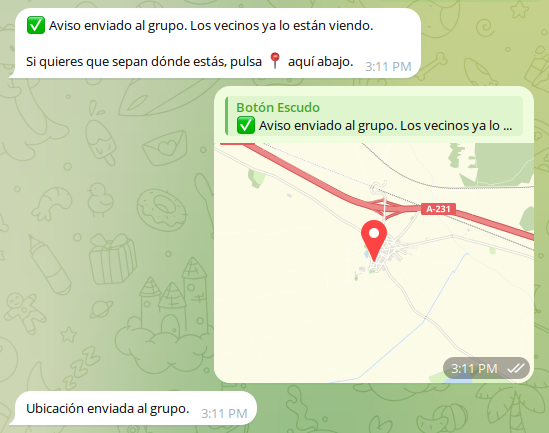
#> input picture graphics/screenshots/telegram/bot-confirmacion.png, 549 x 433 px, given in place of base-fuego.png, which was not available
$ python compose.py
#> lines starting #> are read from the running program, lines starting #| are printed output that depends on the picture; after the words box and inside, x2 and y2 are one past the last pixel; in counts of white or black regions, pixels touching at a corner belong together; pictures that were not available may be replaced by others from this repository, and a replacement may not be noted
#> (reads graphics/photos-mockups/telegram/mockups.json from the repository)
#!/usr/bin/env python3
"""Composite the real Telegram captures onto the phones in the generated scenes.

The scenes in `base-*.png` were generated with a deliberately blank white phone
screen (see mockups.json for the prompts). This script finds that white
rectangle, builds a phone-shaped screen out of the *actual* screenshots in
`graphics/screenshots/telegram/`, and warps it into place.

Doing it this way rather than asking the image model to draw the interface is
the whole point: what you see on the phone is the software as it really is,
down to the wording. A generated interface would be plausible-looking fiction,
and this is a page about a system people are being asked to trust.

Usage:
  python3 compose.py            build every scene in mockups.json
  python3 compose.py --debug    also write *-debug.png marking the detected screen

Needs pillow + numpy (scratch venv, not system-wide).
"""
import argparse
import json
import os

import numpy as np
from PIL import Image

HERE = os.path.dirname(os.path.abspath(__file__))
GRAPHICS = os.path.dirname(os.path.dirname(HERE))
SHOTS = os.path.join(GRAPHICS, "screenshots", "telegram")

# Telegram's own chrome colours, sampled from the captures.
HEADER_BG = (255, 255, 255)
INPUT_BG = (255, 255, 255)
TINTA = (34, 32, 28)
PIEDRA = (107, 119, 112)


def load_shot(name):
    return Image.open(os.path.join(SHOTS, f"{name}.png")).convert("RGB")


# [70 lines left out: functions build_screen, build_header, not called in this run]


def find_screen_quad(photo):
    """Locate the blank white phone screen and return its four corners."""
    arr = np.asarray(photo.convert("RGB")).astype(np.int16)
    bright = arr.min(axis=2) > 205
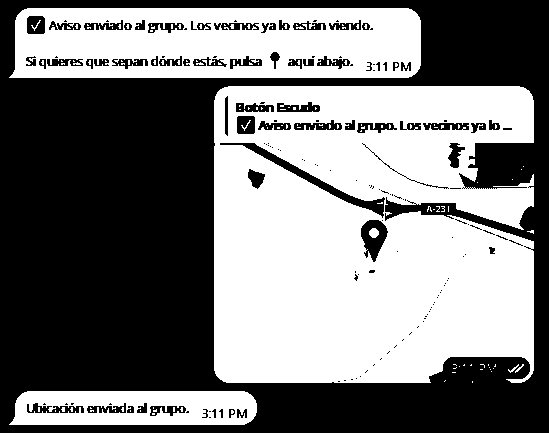
#> bright: shape (433, 549) bool; 48.5% white; 141 white regions (133 under 20 px), largest, box (x1, y1, x2, y2) and area: (214, 86, 534, 383) 82950, (9, 8, 421, 78) 24331, (9, 391, 257, 425) 6989
    flat = (arr.max(axis=2) - arr.min(axis=2)) < 42
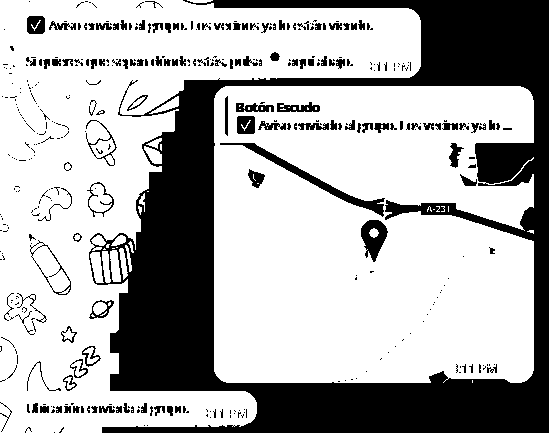
#> flat: shape (433, 549) bool; 68.9% white; 412 black regions (294 under 20 px), largest, box (x1, y1, x2, y2) and area: (89, 0, 549, 433) 63281, (220, 143, 385, 217) 1213, (361, 220, 388, 262) 659
    mask = bright & flat
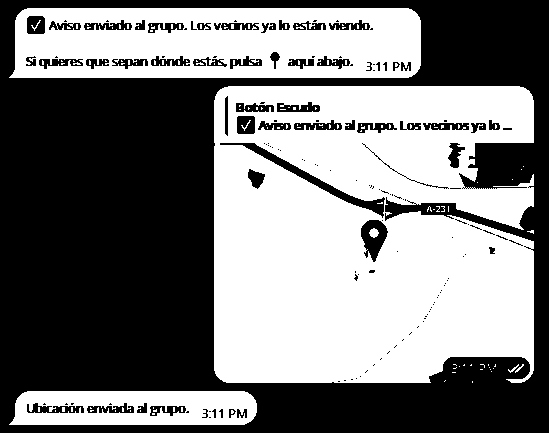
#> mask: shape (433, 549) bool; 48.4% white; 142 white regions (134 under 20 px), largest, box (x1, y1, x2, y2) and area: (214, 86, 534, 383) 82950, (9, 8, 421, 78) 24201, (9, 391, 257, 425) 6959

    labels, count = label_blobs(mask)
    if count == 0:
        raise SystemExit("no blank screen found — was the scene generated with one?")

    # Largest-blob-wins is not enough: an overcast sky is bigger than a phone
    # and just as bright. A screen is additionally a *portrait* rectangle that
    # mostly fills its bounding box, which the sky never is. The fill threshold
    # stays loose because rounded corners and an overlapping thumb both eat into
    # it — a real screen measures around 0.7, not 1.0.
    sizes = np.bincount(labels.ravel())
    sizes[0] = 0
    best, best_area = None, 0
    for blob in np.argsort(sizes)[::-1]:
        area = sizes[blob]
        if area < 2000:
            break
        ys, xs = np.nonzero(labels == blob)
        w = xs.max() - xs.min() + 1
        h = ys.max() - ys.min() + 1
        fill = area / (w * h)
        if fill > 0.60 and 1.3 < h / w < 2.8 and area > best_area:
            best, best_area = blob, area
    if best is None:
        raise SystemExit("found bright regions, but none shaped like a phone screen")
    ys, xs = np.nonzero(labels == best)

    # Corners by extremes of x±y: robust for a rectangle at any modest rotation.
    s, d = xs + ys, xs - ys
    return [
        (int(xs[s.argmin()]), int(ys[s.argmin()])),   # top-left
        (int(xs[d.argmax()]), int(ys[d.argmax()])),   # top-right
        (int(xs[s.argmax()]), int(ys[s.argmax()])),   # bottom-right
        (int(xs[d.argmin()]), int(ys[d.argmin()])),   # bottom-left
    ]


def label_blobs(mask):
    """Tiny two-pass connected-component labeller (no scipy dependency)."""
    h, w = mask.shape
#> h = 433; w = 549
    labels = np.zeros((h, w), dtype=np.int32)
    parent = [0]

    def find(a):
        while parent[a] != a:
            parent[a] = parent[parent[a]]
            a = parent[a]
        return a

    def union(a, b):
        ra, rb = find(a), find(b)
        if ra != rb:
            parent[max(ra, rb)] = min(ra, rb)

    nxt = 1
    for y in range(h):
        row, prev = mask[y], mask[y - 1] if y else None
        for x in np.nonzero(row)[0]:
            up = labels[y - 1, x] if y and prev[x] else 0
            left = labels[y, x - 1] if x and row[x - 1] else 0
            if up and left:
                labels[y, x] = min(up, left)
                union(up, left)
            elif up or left:
                labels[y, x] = up or left
            else:
                labels[y, x] = nxt
                parent.append(nxt)
                nxt += 1
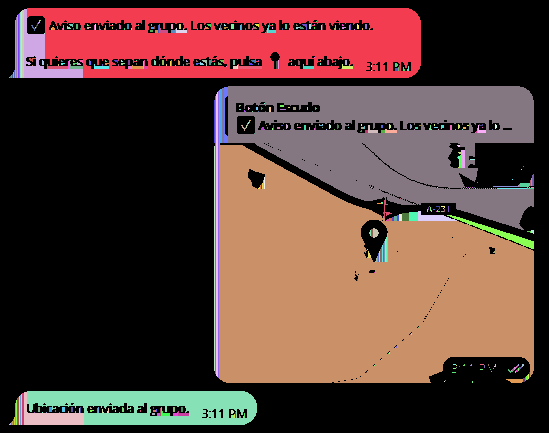
#> labels: shape (433, 549) int32; 546 distinct labels, from 0 to 545; one colour per label, 0 black

    for y in range(h):
        for x in np.nonzero(labels[y])[0]:
            labels[y, x] = find(labels[y, x])
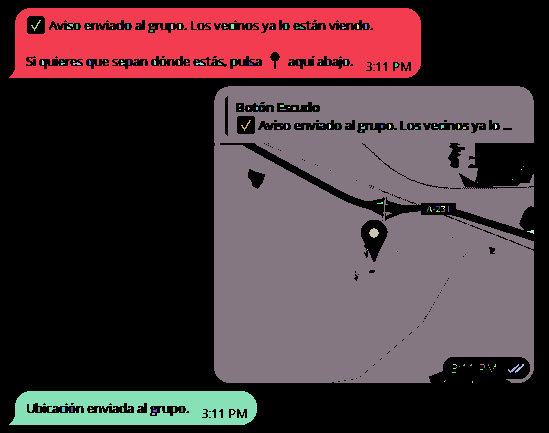
#> labels: shape (433, 549) int32; 164 distinct labels, from 0 to 531; one colour per label, 0 black
    return labels, nxt - 1


# [9 lines left out: function perspective_coeffs, not called in this run]


def compose(scene, debug=False):
    photo = Image.open(os.path.join(HERE, scene["base"])).convert("RGB")
    quad = find_screen_quad(photo)
#> the loop in find_screen_quad, `for blob in np.argsort(sizes)[::-1]:` made 4 passes
#> blob on passes 1, 3, 4: 202, 478, 395

    ratio_hint = quad_ratio(quad)
    screen = build_screen(scene["parts"], ratio=ratio_hint)

    coeffs = perspective_coeffs(quad, [
        (0, 0), (screen.width, 0), (screen.width, screen.height), (0, screen.height)])
    warped = screen.transform(photo.size, Image.PERSPECTIVE, coeffs, Image.BICUBIC)

    mask = Image.new("L", screen.size, 255).transform(
        photo.size, Image.PERSPECTIVE, coeffs, Image.BICUBIC)

    # Sit the screen in the scene's light rather than on top of it: a screen
    # photographed in warm evening sun is neither pure white nor fully opaque.
    warped = Image.blend(warped, tint(warped, scene.get("tint", (255, 246, 232))), 0.16)
    out = Image.composite(warped, photo, mask.point(lambda v: int(v * 0.95)))

    dst = os.path.join(HERE, scene["out"])
    out.save(dst)
    print(f"{scene['out']}  screen at {quad}")

    if debug:
        from PIL import ImageDraw
        dbg = photo.copy()
        ImageDraw.Draw(dbg).polygon(quad, outline=(226, 68, 53))
        dbg.save(dst.replace(".png", "-debug.png"))


def tint(image, colour):
    return Image.new("RGB", image.size, colour)


# [5 lines left out: function quad_ratio, not called in this run]


def main():
    ap = argparse.ArgumentParser()
    ap.add_argument("--debug", action="store_true")
    args = ap.parse_args()

    with open(os.path.join(HERE, "mockups.json")) as f:
        scenes = json.load(f)
    for scene in scenes:
        compose(scene, args.debug)


if __name__ == "__main__":
#> (the run stopped early here; a loop or call above may not have finished)
